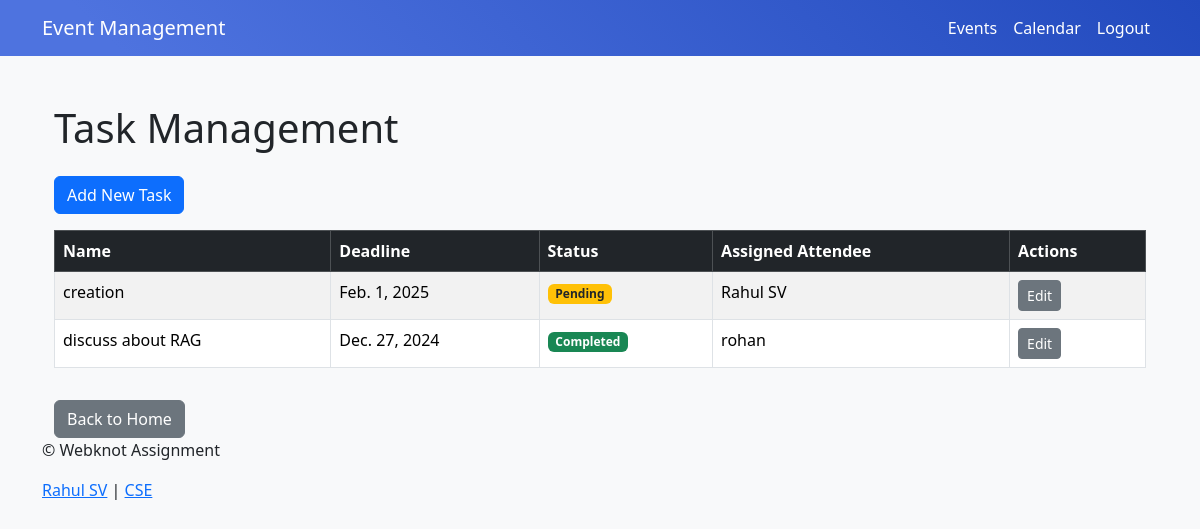
Page /tasks/ (signed in) on the committed database.
### EventApp/models.py (models this page shows, shortened)
class Task(models.Model):
    PENDING = 'Pending'
    COMPLETED = 'Completed'
    STATUS_CHOICES = [
        (PENDING, 'Pending'),
        (COMPLETED, 'Completed'),
    ]
    name = models.CharField(max_length=255)
    deadline = models.DateField()
    status = models.CharField(max_length=10, choices=STATUS_CHOICES, default=PENDING)
    assigned_attendee = models.ForeignKey(Attendee, on_delete=models.SET_NULL, null=True, related_name='tasks')
    event = models.ForeignKey(Event, on_delete=models.CASCADE, related_name='tasks')

class Attendee(models.Model):
    name = models.CharField(max_length=255)
    email = models.EmailField(unique=True)

### EventApp/views.py (the view)
# urls.py: path('tasks/', views.task_list, name='task_list'),  # List tasks
@login_required
def task_list(request):
    tasks = Task.objects.all()
    return render(request, 'EventApp/task_list.html', {'tasks': tasks})

### EventApp/templates/EventApp/task_list.html (shortened to what this page needs)
{% extends 'EventApp/base.html' %}
{% block content %}
<div class="container mt-5">
    <h1 class="mb-4">Task Management</h1>
    <a href="{% url 'add_task' %}" class="btn btn-primary mb-3">Add New Task</a>
    <div class="table-responsive">
        <table class="table table-bordered table-striped">
            <thead class="table-dark">
                <tr>
                    <th>Name</th>
                    <th>Deadline</th>
                    <th>Status</th>
                    <th>Assigned Attendee</th>
                    <th>Actions</th>
                </tr>
            </thead>
            <tbody>
                {% if tasks %}
                    {% for task in tasks %}
                        <tr>
                            <td>{{ task.name }}</td>
                            <td>{{ task.deadline }}</td>
                            <td>
                                <span class="badge {% if task.status == 'Completed' %}bg-success{% else %}bg-warning text-dark{% endif %}">
                                    {{ task.status }}
                                </span>
                            </td>
                            <td>
                                {% if task.assigned_attendee %}
                                    {{ task.assigned_attendee.name }}
                                {% else %}
                                    Unassigned
                                {% endif %}
                            </td>
                            <td>
                                <a href="{% url 'update_task' task.id %}" class="btn btn-secondary btn-sm">Edit</a>
                            </td>
                        </tr>
                    {% endfor %}
                {% else %}
                    <tr>
                        <td colspan="5" class="text-center">No tasks available. Click "Add New Task" to create one.</td>
                    </tr>
                {% endif %}
            </tbody>
        </table>
    </div>
    <a href="{% url 'home' %}" class="btn btn-secondary mt-3">Back to Home</a>
</div>
{% endblock %}

### rows in the picture
Task: name "creation", deadline "Feb. 1, 2025", status "Pending", assigned_attendee.name "Rahul SV"
Task: name "discuss about RAG", deadline "Dec. 27, 2024", status "Completed", assigned_attendee.name "rohan"
